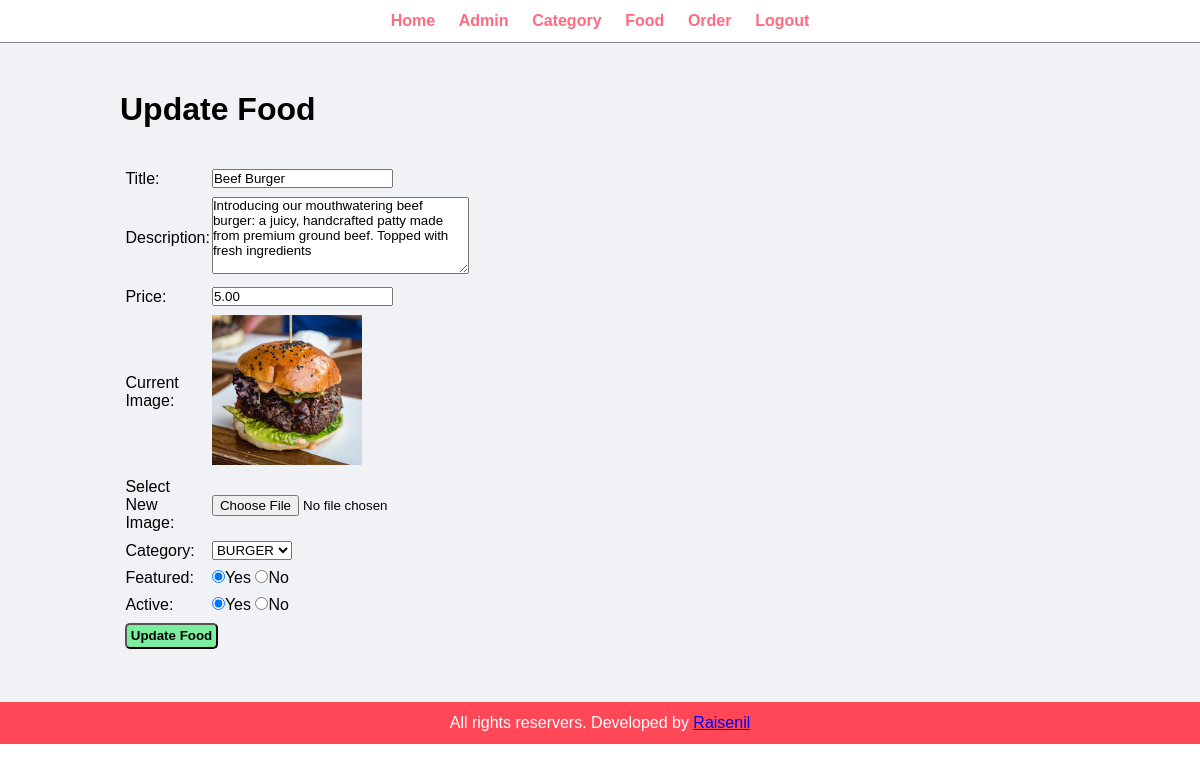
The app's page /admin/update-food.php?id=17 (signed in) with its own data.
### tables this page shows
CREATE TABLE `tbl_food` (
  `id` int(10) UNSIGNED NOT NULL,
  `title` varchar(100) NOT NULL,
  `description` text NOT NULL,
  `price` decimal(10,2) NOT NULL,
  `image_name` varchar(255) NOT NULL,
  `category_id` int(10) UNSIGNED NOT NULL,
  `featured` varchar(10) NOT NULL,
  `active` varchar(10) NOT NULL
);

CREATE TABLE `tbl_category` (
  `id` int(10) UNSIGNED NOT NULL,
  `title` varchar(100) NOT NULL,
  `image_name` varchar(255) NOT NULL,
  `featured` varchar(10) NOT NULL,
  `active` varchar(10) NOT NULL
);

### admin/update-food.php (the view, shortened to what this page needs)
<?php
    include("partials/menu.php");
?>
<div class="main-content">
    <div class="wrapper">
        <h1>Update Food</h1>
        <br><br>
        <?php
            if(isset($_GET['id'])){
                $id=$_GET['id'];
                $sql2="SELECT * FROM tbl_food WHERE id=$id";
                $res2=mysqli_query($conn, $sql2);
                $count = mysqli_num_rows($res2);
                if($count==1){
                    $row2=mysqli_fetch_assoc($res2);
                    $title =$row2['title'];
                    $description = $row2['description'];
                    $price = $row2['price'];
                    $current_image = $row2['image_name'];
                    $current_category = $row2['category_id'];
                    $featured = $row2['featured'];
                    $active = $row2['active'];
                }else{
                    $_SESSION['no-food-found']="<div class='error'>Food Not Found.</div>";
                    header('location:'.SITEURL.'admin/manage-food.php');
                }
            }else{
                header('location:'.SITEURL.'admin/manage-food.php');
            }
        ?>
        <form action="" method="POST" enctype="multipart/form-data">
                <table class="tbl-30">
                    <tr>
                        <td>Title:</td>
                        <td>
                            <input type="text" name="title" value="<?php echo $title;?>">
                        </td>
                    </tr>
                    <tr>
                    <td>Description: </td>
                    <td>
                        <textarea name="description" cols="30" rows="5"><?php echo $description;?></textarea>
                    </td>
                </tr>
                <tr>
                    <td>Price:</td>
                    <td><input type="number" name="price" value="<?php echo $price;?>" required></td>
                </tr>
                <tr>
                    <td>Current Image:</td>
                    <td>
                    <?php
                        if($current_image != ""){
                        ?>
                        <img src="<?php echo SITEURL;?>images/food/<?php echo $current_image;?>" width="150px">
                        <?php
                        }else{
                            echo "<div class='error'>Image Not Added.</div>";
                        }
                    ?>
                    </td>
                </tr>
                <tr>
                    <td>Select New Image:</td>
                    <td>
                        <input type="file" name="image">
                    </td>
                </tr>
                <tr>
                    <td>Category:</td>
                    <td>
                        <select name="category">
                        <?php
                                $sql = "SELECT * FROM tbl_category WHERE active='Yes'";
                                $res = mysqli_query($conn,$sql) or die(mysqli_error());
                                $count = mysqli_num_rows($res);
                                if($count>0){
                                    while($row=mysqli_fetch_assoc($res)){
                                        $category_id = $row['id'];
                                        $category_title = $row['title'];
                                        ?>
                                        <option <?php if($current_category==$category_id){
                                            echo "selected";}?> value="<?php echo $category_id;?>"><?php echo $category_title;?></option>
                                        <?php
                                    }
                                }else{
                                    ?>
                                    <option value="0">No Category Found</option>
                                    <?php
                                }
                            ?>
                        </select>
                    </td>
                </tr>
                <tr>
                    <td>Featured:</td>
                    <td>
                        <input
                        <?php
                            if($featured == "Yes")
                            {echo "checked";}
                        ?>
                        type="radio" name="featured" value="Yes">Yes
                        <input
                        <?php
                            if($featured =="No")
                            {echo "checked";}
                        ?>
                        type="radio" name="featured" value="No">No
                    </td>
                </tr>
                <tr>
                    <td>Active:</td>
                    <td>
                        <input
                        <?php
                            if($active == "Yes")
                            {echo "checked";}
                        ?>
                        type="radio" name="active" value="Yes">Yes
                        <input
                        <?php
                            if($active == "No")
                            {echo "checked";}
                        ?>
                        type="radio" name="active" value="No">No
                    </td>
                </tr>
                <tr>
                    <td colspan="2">
                        <input type="submit" name="submit" value="Update Food" class="btn-secondary">
                    </td>
                </tr>
            </table>
        </form>
    </div>
</div>
<?php include("partials/footer.php");?>

### css/admin.css (style rules this page uses)
* { margin: 0 0; padding: 0 0; font-family: Arial, Helvetica, sans-serif; }
.wrapper { padding: 1%; width: 80%; margin: 0 auto; }
.tbl-30 { width: 30%; }
table tr td { padding: 1%; }
.btn-secondary { background-color: #7bed9f; padding: 1%; color: black; text-decoration: none; font-weight: bold; border-radius: 5px; }
.main-content { background-color: #f1f2f6; padding: 3% 0; }

### records on screen
tbl_food: title "Beef Burger", description "Introducing our mouthwatering beef burger: a juicy, handcrafted patty made from premium ground beef. Topped with fresh ingredients", price "5.00", image_name (picture), category "BURGER", featured "☑", active "☑"
